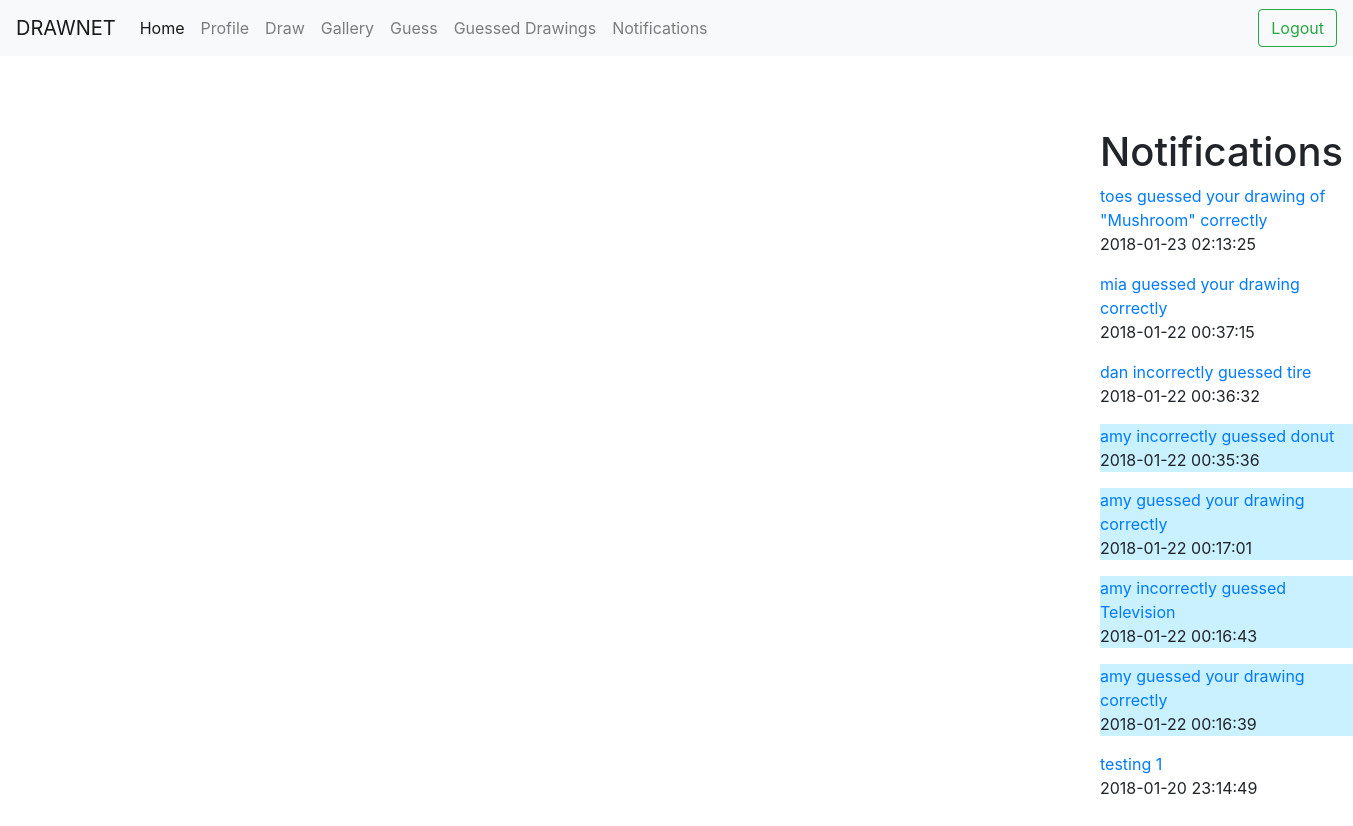
Page /account/notifications (signed in) on the earlier database version.
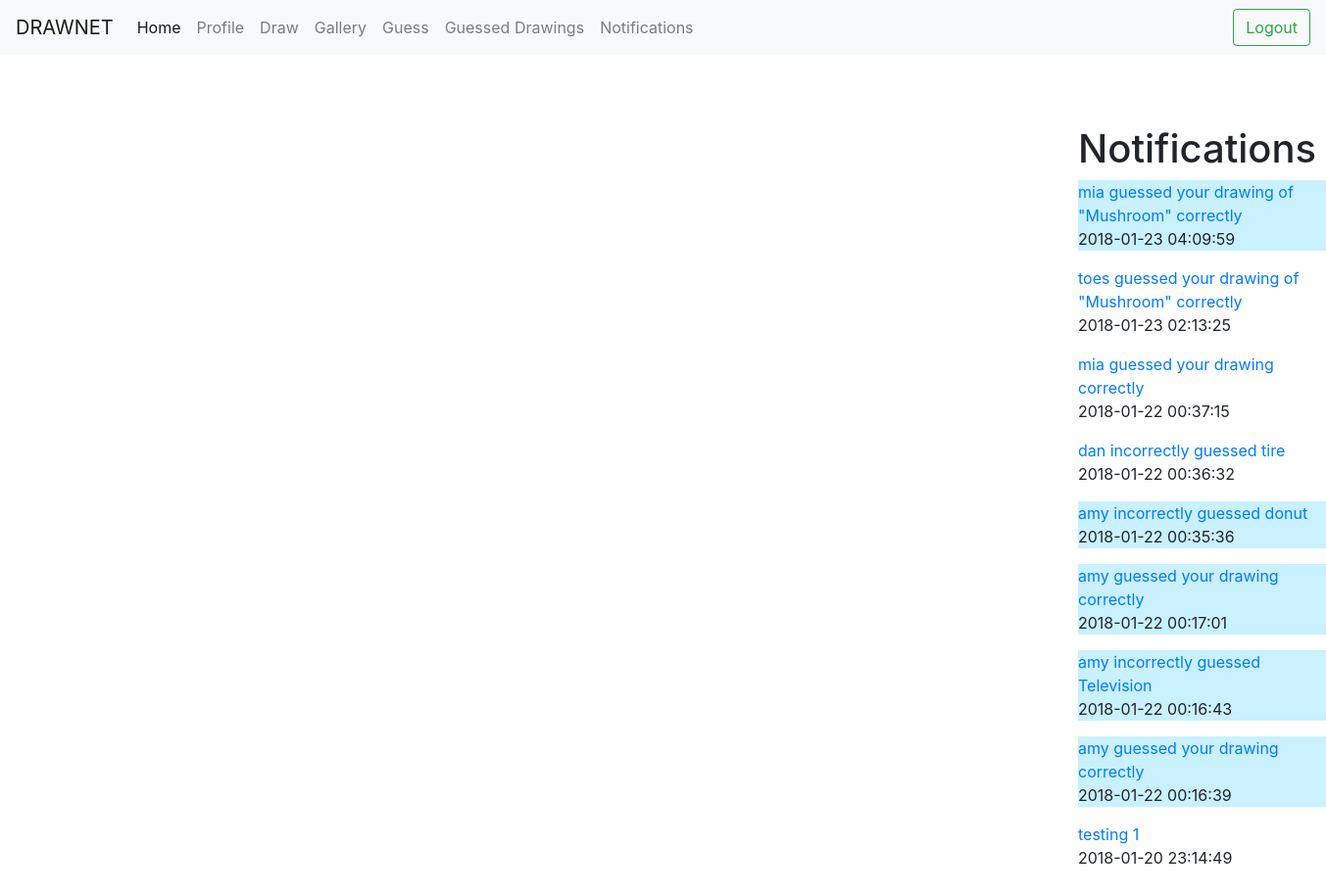
Same page on the later database version.
### tables this page shows
CREATE TABLE notifications (recipient TEXT, message TEXT, link TEXT, seen INTEGER, timestamp TEXT);

### app.py (the view)
@app.route('/account/notifications')
def notifications():
    if loggedIn():
        user=session["username"]
        notis=users.get_notifications_for(user)
        return render_template("notifications.html", notis=notis, loggedin=loggedIn(), username=user)
    else:
        return redirect(url_for("login_page"))

### app.py (called while the page is built)
def loggedIn():
    return "username" in session

### utils/users.py (called while the page is built)
def get_notifications_for(username):
    db = sqlite3.connect(db_name)
    c = db.cursor()
    notifications = c.execute("SELECT message, link, seen, timestamp FROM notifications WHERE recipient = '%s' ORDER BY timestamp DESC;" % username).fetchall()
    db.close()
    index = 0
    while index < len(notifications):
        notifications[index] = tuple_to_dictionary(notifications[index], ["message", "link", "seen", "timestamp"])
        notifications[index]["seen"] = (notifications[index]["seen"] == 1)
        index += 1
    return notifications

def tuple_to_dictionary(tuuple, list_of_keys):
    d = {} #the dictionary
    index = 0 #the column index
    while index < len(tuuple):
        d[ list_of_keys[index] ] = tuuple[index]
        index += 1
    return d

### templates/notifications.html (shortened to what this page needs)
{% extends "base.html" %}
{% block body %}
<br><br><br>
<h1>Notifications</h1>
{% if notis|length > 0 %}
    {% for noti in notis %}
        {% if noti["seen"] == False %}
        <p style="background-color: #C9F1FF;">
        {% else %}
        <p>
        {% endif %}
            <a href="/notification/view?time={{noti['timestamp']}}&amp;redir={{noti['link']}}">{{noti["message"]}}</a><br>
            {{ noti["timestamp"] }}
        </p>
    {% endfor %}
{% else %}
    <b>You don't have notifications yet</b>
{% endif %}
{% endblock %}

### templates/base.html (shortened to what this page needs)
<!DOCTYPE html>
<html style="height: 100%">
  <head>
    <link rel="stylesheet" href="https://maxcdn.bootstrapcdn.com/bootstrap/4.0.0-beta.3/css/bootstrap.min.css">
    <link rel="stylesheet" href="static/custom.css" type="text/css">
    </head>
  <body {% block background %}
	style="height: 100%; background-image:
	       url({{url_for('static', filename='covered.jpg')}})"
	{% endblock %}>
  <nav class="navbar navbar-expand-lg navbar-light bg-light">
    <a class="navbar-brand" href="#">DRAWNET</a>
      <ul class="navbar-nav navbar-left">
        <li class="nav-item active">
          <a class="nav-link" href="/">Home <span class="sr-only">(current)</span></a>
        </li>
        {% if loggedin %}
        <li class="nav-item ">
          <a class="nav-link" href="/account/profile">Profile</a>
        </li>
         <li class="nav-item">
          <a class="nav-link" href="/draw/new">Draw</a>
         </li>
	   <li class="nav-item">
          <a class="nav-link" href="/gallery">Gallery</a>
           </li>
	 <li class="nav-item">
          <a class="nav-link" href="/guess">Guess</a>
         </li>
	<li class="nav-item">
          <a class="nav-link" href="/guessed">Guessed Drawings</a>
        </li>
	<li class="nav-item">
          <a class="nav-link" href="/account/notifications">Notifications</a>
        </li>
      </ul>
      <ul class= "nav navbar-nav ml-auto">
        <li class="nav-item">
          <a href="/account/logout" ><button class="btn btn-outline-success my-2 my-sm-0" >Logout</button> </a>
        </li>
      </ul>
        {% endif %}
  </nav>
<div class="body">
{% block body %}{% endblock %}
</div>
<br>
<br>
<br>
<br>
</body>
</html>

### static/custom.css (style rules this page uses)
.body { padding-left: 1100px; }

Differences in the rows shown:
added notifications: message "mia guessed your drawing of \"Mushroom\" correctly", timestamp "2018-01-23 04:09:59"
